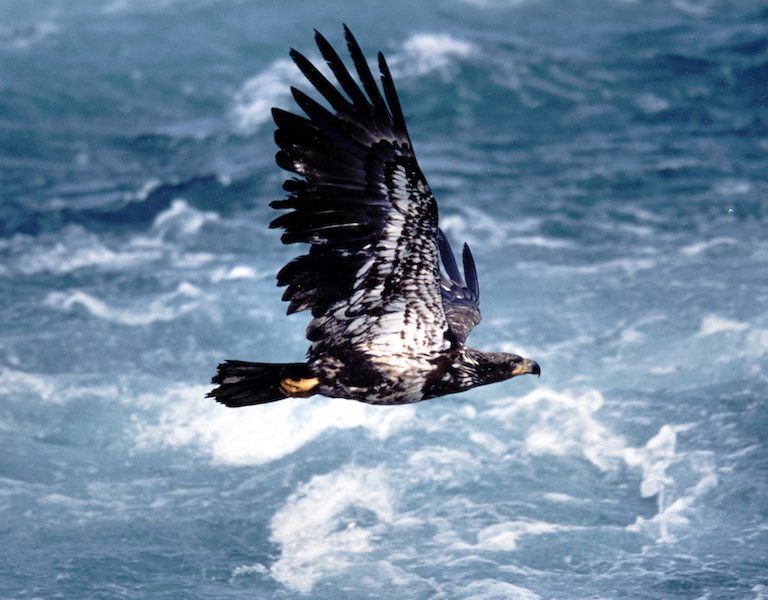
#> input picture Eagle_in_Flight.jpg, 768 x 600 px
$ jupyter execute 'Ex. 01 .ipynb'
#> lines starting #> are read from the running program, lines starting #| are printed output that depends on the picture
[cell 1]
# Import libraries
import cv2
import numpy as np
import matplotlib.pyplot as plt

1. Read the image ('Eagle_in_Flight.jpg') using OpenCV imread() as a grayscale image.

[cell 2]
ph=cv2.imread('Eagle_in_Flight.jpg')
#> ph is the input picture: shape (600, 768, 3); mean B, G, R 156.6, 133.3, 108.4

2. Print the image width, height & Channel

[cell 3]
ph.shape
#> Out = (600, 768, 3)

3. Display the image using matplotlib imshow().

[cell 4]
ph.size
#> Out = 1382400

4. Save the image as a PNG file using OpenCV imwrite().

5. Read the saved image above as a color image using cv2.cvtColor().

6. Display the Colour image using matplotlib imshow() & Print the image width, height & channel

[cell 5]
plt.imshow(ph)
plt.title('bgr image')
plt.axis('on')
plt.show()

7. Crop the image to extract any specific (Eagle alone)  object from the image.

[cell 6]
crop_ph=ph[300:400,200:550]
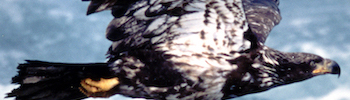
#> crop_ph: shape (100, 350, 3); mean B, G, R 131.8, 119.3, 113.2

[cell 7]
plt.imshow(crop_ph)
plt.title('crop image')
plt.axis('off')
plt.show()

[cell 8]
crop_ph.shape
crop_ph.size
#> Out = 105000


$ run again, with Apollo-11-launch.jpg copied over Eagle_in_Flight.jpg
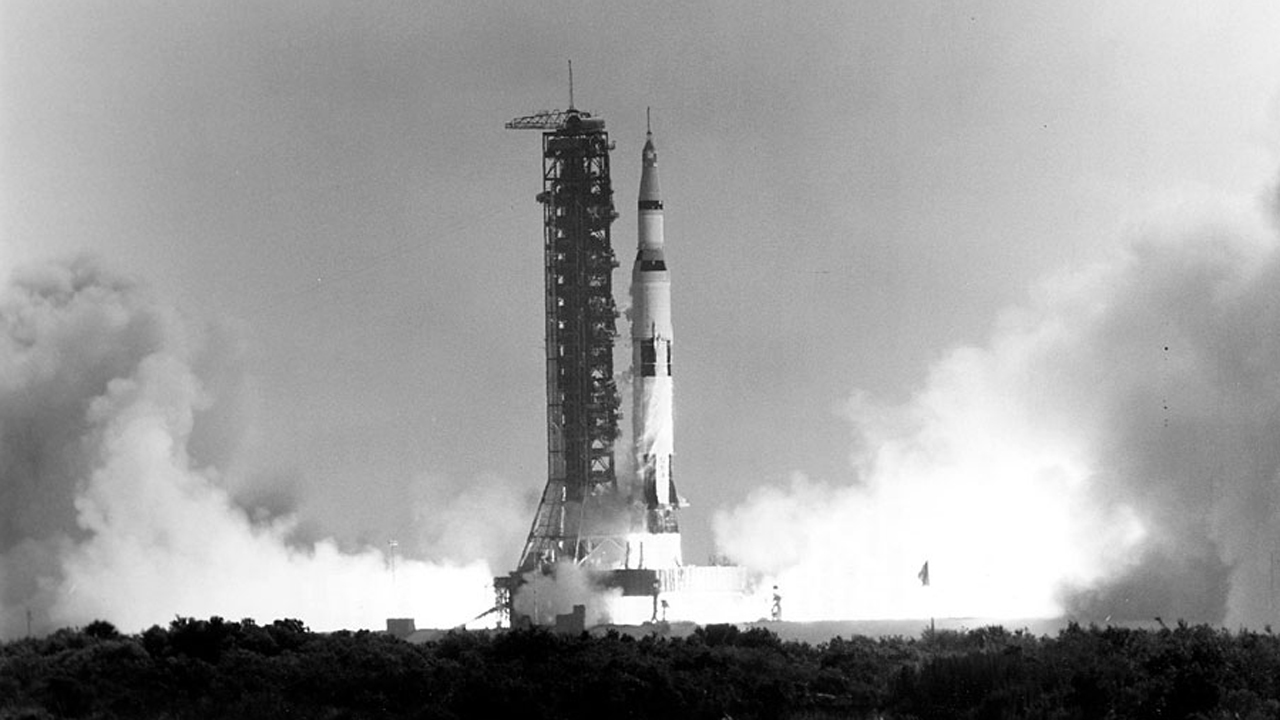
#> input picture Apollo-11-launch.jpg, 1280 x 720 px
#> ph is the input picture: shape (720, 1280, 3); min 0, max 255, mean 156.2
#> `crop_ph=ph[300:400,200:550]`:
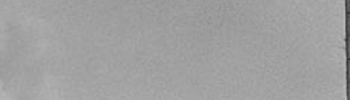
#> crop_ph: shape (100, 350, 3); min 50, max 188, mean 160.2

$ run again, with boy.jpg copied over Eagle_in_Flight.jpg
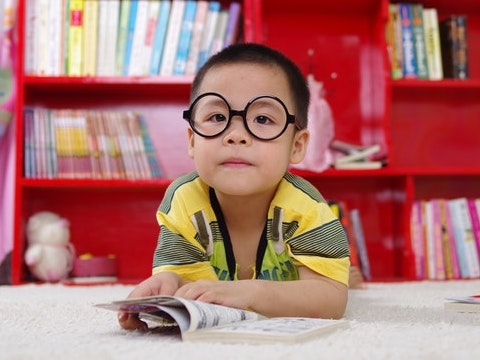
#> input picture boy.jpg, 480 x 360 px
#> ph is the input picture: shape (360, 480, 3); mean B, G, R 111.8, 115.3, 174.3
#> `crop_ph=ph[300:400,200:550]`:
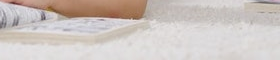
#> crop_ph: shape (60, 280, 3); mean B, G, R 191.8, 196.3, 205.3
